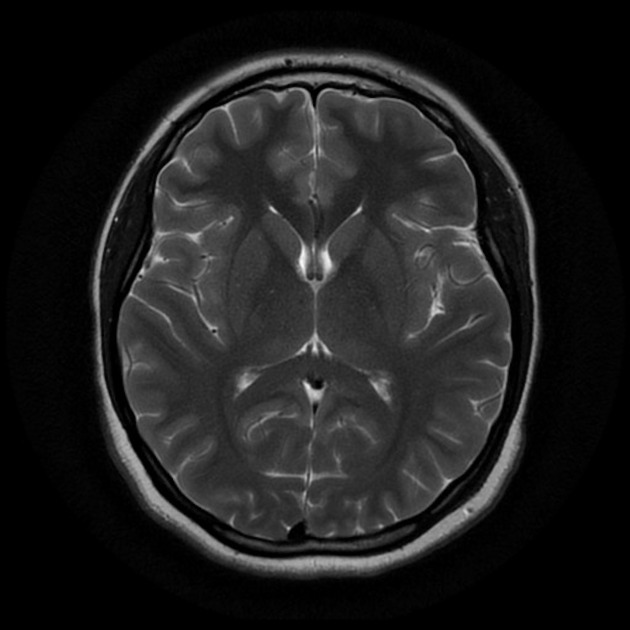
#> input picture dataset/normal/1 no.jpeg, 630 x 630 px; its folder holds only this picture in this run
$ jupyter execute --allow-errors percobaan3.ipynb   (older library calls are emulated)
#> lines starting #> are read from the running program, lines starting #| are printed output that depends on the picture
## IMPORT LIBRARY

Blok kode di bawah ini bertujuan untuk mempersiapkan lingkungan Python guna menjalankan proyek Pengolahan Citra Digital (PCD) dan Machine Learning: pertama, `import os` untuk mengakses sistem file dan memuat dataset, serta `import cv2 as cv` (OpenCV) untuk membaca, mengubah ukuran, dan memproses citra; kemudian `import numpy as np` untuk komputasi numerik pada array citra dan `import pandas as pd` untuk manipulasi data tabular seperti metadata atau hasil ekstraksi fitur; selanjutnya `import matplotlib.pyplot as plt` dan `import seaborn as sns` untuk visualisasi dasar (menampilkan citra, grafik) dan grafik statistik yang lebih informatif; setelah itu, dari `sklearn.model_selection` diimpor `train_test_split` untuk memisahkan data latih dan uji, serta `cross_val_predict` untuk validasi silang, sementara dari `sklearn.metrics` diimpor `accuracy_score`, `classification_report`, `confusion_matrix`, `ConfusionMatrixDisplay`, `precision_score`, `recall_score`, dan `f1_score` untuk mengukur dan menampilkan performa model klasifikasi; model yang digunakan meliputi `RandomForestClassifier` (dari `sklearn.ensemble`), `SVC` (dari `sklearn.svm`), dan `KNeighborsClassifier` (dari `sklearn.neighbors`); terakhir, untuk ekstraksi fitur tekstur, `graycomatrix` dan `graycoprops` dari `skimage.feature` menghitung matriks ko-occurrence dan properti teksturnya, serta `entropy` dari `scipy.stats` menghitung nilai entropi sebagai fitur tambahan.```

[cell 1]
import os
import cv2 as cv
import matplotlib.pyplot as plt
import numpy as np
import pandas as pd
from sklearn.model_selection import train_test_split, cross_val_predict
from sklearn.metrics import accuracy_score, classification_report
from skimage.feature import graycomatrix, graycoprops
from scipy.stats import entropy
from sklearn.ensemble import RandomForestClassifier
from sklearn.svm import SVC
from sklearn.neighbors import KNeighborsClassifier
from sklearn.metrics import accuracy_score, precision_score, recall_score, f1_score, confusion_matrix, classification_report
from sklearn.metrics import (confusion_matrix, ConfusionMatrixDisplay)
import seaborn as sns
from collections import Counter

## Data Loading

Buat struktur folder dataset sebagai berikut:
```
.
└──dataset
    ├── label1
	├── image1.jpg
	├── image2.jpg
	└── image3.jpg
    ├── label2
    └── label3
    └── dst...
```

Kode ini melakukan penelusuran (traversal) pada folder `dataset\` untuk menemukan setiap sub‐folder (misalnya `normal` dan `tumor`) dan di dalamnya mengambil semua file citra; setiap citra kemudian dibaca menggunakan OpenCV (`cv.imread`), dikonversi ke tipe data `uint8`, diubah menjadi skala abu‐abu (`cv.cvtColor(img, cv.COLOR_BGR2GRAY)`), dan di‐resize ke ukuran 256×256 piksel dengan fungsi `resize`; selanjutnya, citra yang telah diproses ditambahkan ke list `data`, labelnya (nama sub‐folder) ditambahkan ke list `labels`, dan nama file (dengan ekstensi) ditambahkan ke list `file_name`; setelah seluruh folder selesai diproses, list `data` dan `labels` diubah menjadi array NumPy sehingga siap digunakan untuk keperluan machine learning atau analisis lebih lanjut.

[cell 2]
data = []
labels = []
file_name = []

dataset_path = "dataset/"

for sub_folder in os.listdir(dataset_path):
    full_path = os.path.join(dataset_path, sub_folder)

    if not os.path.isdir(full_path):
        continue  # Lewati jika bukan folder

    sub_folder_files = os.listdir(full_path)
    for i, filename in enumerate(sub_folder_files):
        img_path = os.path.join(full_path, filename)
        img = cv.imread(img_path)
#> img is the input picture: shape (630, 630, 3); min 0, max 248, mean 29.7
        if img is not None:
            img = cv.cvtColor(img, cv.COLOR_BGR2GRAY)
#> img: shape (630, 630)
            img = cv.resize(img, (256, 256))  # Resize ke ukuran tetap
#> img: shape (256, 256)
            img = img.astype(np.uint8)

            data.append(img)
            labels.append(sub_folder)
            name = os.path.splitext(filename)[0]
            file_name.append(filename)

data = np.array(data)
labels = np.array(labels)

## BASE LINE

Baseline merupakan tahap preprocessing awal yang bertujuan untuk menyeragamkan seluruh citra sebelum diproses lebih lanjut. Pada tahap ini, setiap gambar dikonversi menjadi citra grayscale dan diubah ukurannya menjadi 128×128 piksel. Konversi ke grayscale dilakukan karena informasi yang digunakan pada proses ekstraksi tekstur lebih berfokus pada intensitas piksel daripada informasi warna, sehingga jumlah data yang harus diproses menjadi lebih sedikit tanpa menghilangkan karakteristik tekstur yang penting.

Selain itu, proses resize ke ukuran yang sama membantu menjaga konsistensi antar citra. Dataset sering kali terdiri dari gambar dengan resolusi yang berbeda-beda, sehingga dapat memengaruhi hasil ekstraksi fitur apabila tidak diseragamkan terlebih dahulu. Dengan ukuran 128×128 piksel, citra tetap mampu mempertahankan detail tekstur yang dibutuhkan, namun dengan beban komputasi yang lebih ringan dibandingkan menggunakan ukuran asli. Oleh karena itu, tahap baseline ini menjadi fondasi penting agar proses preprocessing, ekstraksi fitur GLCM, dan klasifikasi dapat berjalan secara lebih stabil dan menghasilkan representasi data yang lebih konsisten.

[cell 3]
def baseline(img):
    if len(img.shape) == 3:  # kalau RGB/BGR
        img = cv.cvtColor(img, cv.COLOR_BGR2GRAY)

    img = cv.resize(img, (128, 128))
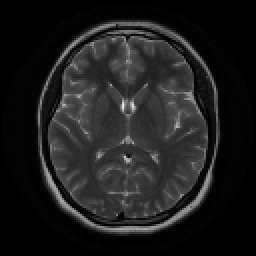
#> img: shape (128, 128) (shown 2 times larger); min 0, max 230, mean 29.7
    return img

# apply ke semua data
dataPreprocessed = [baseline(img) for img in data]
#> dataPreprocessed = 1 item

## TAMPILKAN DATA

[cell 4]
# ambil index berdasarkan label
normal_indx = [i for i, l in enumerate(labels) if l.lower() == "normal"]
tumor_indx = [i for i, l in enumerate(labels) if l.lower() == "tumor"]

# ambil hanya 1 sample dari masing-masing label
normal_indx = normal_indx[:1]
tumor_indx = tumor_indx[:1]

# gabungkan kedua label untuk ditampilkan bersama
all_idxs = normal_indx + tumor_indx
all_labels = ["Normal"] * len(normal_indx) + ["Tumor"] * len(tumor_indx)

def show_sample_images(idxs, labels, title):
#> called with title = 'Sample Images: Normal vs Tumor'
    fig, axs = plt.subplots(1, 2, figsize=(10, 5))  # 1 baris, 2 kolom
    fig.suptitle(title, fontsize=16)

    for i in range(len(idxs)):
        axs[i].imshow(dataPreprocessed[idxs[i]], cmap='gray')
        axs[i].set_title(labels[i])
        axs[i].axis('off')

    plt.tight_layout()
    plt.subplots_adjust(top=0.88)
    plt.show()

# tampilkan
show_sample_images(all_idxs, all_labels, "Sample Images: Normal vs Tumor")

## MENAMPILKAN JUMLAH DATA

Pada tahap ini dilakukan pengecekan jumlah keseluruhan citra, jumlah kelas yang tersedia, serta distribusi data pada masing-masing kelas. Informasi ini memberikan gambaran awal mengenai kondisi dataset dan membantu memastikan bahwa seluruh data berhasil dimuat dengan baik ke dalam sistem.

[cell 5]
from collections import Counter

# -----------------------------
# 1. Menampilkan Jumlah Data
print("Jumlah total gambar:", len(data))
#| Jumlah total gambar: 1
print("Jumlah kelas:", len(np.unique(labels)))
print("Distribusi per kelas:", Counter(labels))

## DISTRIBUSI KELAS

Tahap distribusi kelas dilakukan untuk melihat penyebaran jumlah data pada setiap kategori yang terdapat dalam dataset. Melalui visualisasi ini, dapat diketahui apakah setiap kelas memiliki jumlah sampel yang relatif seimbang atau terdapat kelas tertentu yang memiliki jumlah data lebih banyak dibandingkan kelas lainnya. Informasi tersebut penting karena distribusi data yang tidak seimbang dapat memengaruhi kemampuan model dalam mempelajari karakteristik masing-masing kelas.

Visualisasi distribusi kelas juga membantu proses pemahaman dataset secara lebih cepat dan mudah. Dengan menampilkan jumlah data dalam bentuk grafik, perbedaan jumlah sampel antar kelas dapat terlihat secara langsung tanpa perlu melakukan pemeriksaan data secara manual. Tahap ini menjadi langkah awal untuk memastikan bahwa seluruh data telah terbaca dengan benar dan siap digunakan pada proses berikutnya.

[cell 6]
# Mengubah list labels menjadi pandas Series untuk memudahkan penghitungan
label_series = pd.Series(labels)

# Menghitung jumlah kemunculan setiap label
label_counts = label_series.value_counts()

# Membuat diagram batang
plt.figure(figsize=(8, 6))
sns.barplot(x=label_counts.index, y=label_counts.values)
plt.title('Distribusi Jumlah Data per Label')
plt.xlabel('Label Kelas')
plt.ylabel('Jumlah Citra')
plt.show()
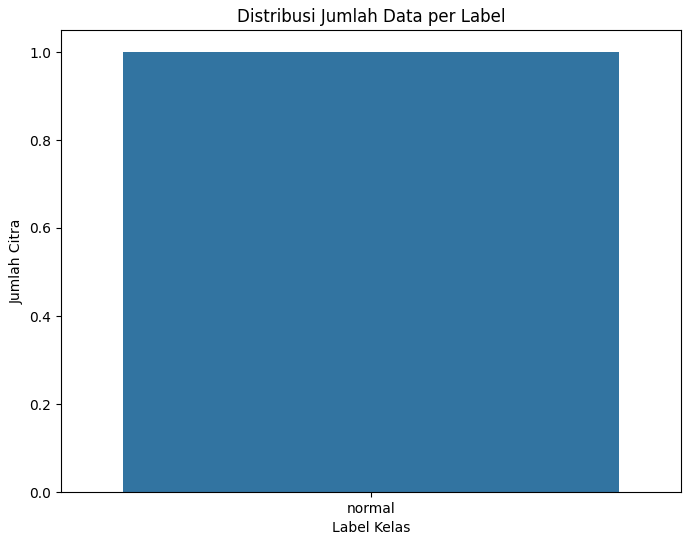
#> figure drawn by matplotlib, 1 panel

# Menampilkan jumlah data dan label secara keseluruhan
print(f"Total jumlah citra dalam dataset: {len(data)}")
#| Total jumlah citra dalam dataset: 1
print(f"Total jumlah label dalam dataset: {len(labels)}")
print(f"Jumlah kelas unik: {len(label_counts)}")
print("\nJumlah citra per kelas:")
print(label_counts)

# Mendapatkan indeks untuk kelas 'normal' dan 'tumor'
normal_indices = np.where(labels == 'normal')[0]
tumor_indices = np.where(labels == 'tumor')[0]

# Mengambil 5 sampel acak jika jumlahnya lebih dari 5, atau semua sampel jika kurang dari 5
num_samples_to_show = 5
if len(normal_indices) >= num_samples_to_show:
    sample_normal_indices = np.random.choice(normal_indices, num_samples_to_show, replace=False)
else:
    sample_normal_indices = normal_indices

if len(tumor_indices) >= num_samples_to_show:
    sample_tumor_indices = np.random.choice(tumor_indices, num_samples_to_show, replace=False)
else:
    sample_tumor_indices = tumor_indices

# Menggabungkan indeks sampel
sample_indices = np.concatenate((sample_normal_indices, sample_tumor_indices))

# Menampilkan citra sampel
plt.figure(figsize=(20, 10))
plt.suptitle('Sampel Citra dari Dataset (Grayscale 256x256)', fontsize=16)
for i, index in enumerate(sample_indices):
    plt.subplot(2, num_samples_to_show, i + 1)
    plt.imshow(data[index], cmap='gray') # Menampilkan citra grayscale
    plt.title(f"Label: {labels[index]}\nFile: {file_name[index]}")
    plt.axis('off')
plt.tight_layout(rect=[0, 0, 1, 0.96]) # Menyesuaikan layout agar supertitle tidak tumpang tindih
plt.show()

## Data Preparation

### Define Preprocessing Function
Pada tahap ini dibuat sebuah fungsi preprocessing yang berisi serangkaian langkah pengolahan citra yang akan diterapkan secara konsisten pada seluruh gambar dalam dataset. Penggunaan fungsi khusus membuat proses preprocessing menjadi lebih terstruktur karena setiap citra akan melalui tahapan yang sama tanpa perlu menuliskan kode berulang kali. Selain membuat kode lebih ringkas, pendekatan ini juga membantu menjaga konsistensi hasil pengolahan data.

## KERNEL SHARP DAN MORP
Pada tahap ini ditentukan dua kernel yang akan digunakan dalam proses preprocessing, yaitu kernel sharpening dan kernel morfologi. Kernel sharpening yang digunakan berukuran 3×3 dengan nilai pusat sebesar 9 dan nilai di sekelilingnya -1. Konfigurasi ini bertujuan untuk memperkuat perbedaan intensitas antar piksel sehingga tepi objek dan pola tekstur pada citra menjadi lebih jelas. Pemilihan kernel 3×3 cukup efektif karena mampu meningkatkan detail citra tanpa menghasilkan perubahan yang terlalu agresif yang berpotensi menambah noise.

Setelah proses penajaman, citra diproses menggunakan kernel morfologi berbentuk matriks 3×3 yang seluruh elemennya bernilai 1. Kernel ini digunakan sebagai structuring element dalam operasi morfologi untuk memperbaiki bentuk objek pada citra. Ukuran 3×3 dipilih karena mampu menghilangkan gangguan kecil pada citra sekaligus tetap mempertahankan detail penting dari objek yang diamati. Kernel yang terlalu besar berisiko menghilangkan informasi tekstur, sedangkan kernel yang terlalu kecil sering kali kurang efektif dalam membersihkan citra.

Kombinasi kedua kernel tersebut memberikan hasil yang saling melengkapi. Kernel sharpening membantu memperjelas pola tekstur yang akan dianalisis menggunakan GLCM, sedangkan kernel morfologi membantu memperbaiki struktur objek dan mengurangi gangguan yang tidak diperlukan. Dengan demikian, citra yang dihasilkan menjadi lebih bersih, detail teksturnya lebih terlihat, dan lebih siap untuk menghasilkan fitur yang representatif pada tahap ekstraksi fitur.

[cell 7]
# --- 1. KERNEL ---
kernelSharpening = np.array([
    [ 0, -1,  0 ],
    [-1,  5, -1 ],
    [ 0, -1,  0 ]
])

kernelMorfologi = np.array([
    [1, 1, 1],
    [1, 1, 1],
    [1, 1, 1]
], dtype=np.uint8)

  ## METODE DILASI
Proses dilasi merupakan salah satu operasi morfologi yang digunakan untuk memperluas area objek pada citra. Pada tahap ini, setiap piksel akan diproses menggunakan kernel morfologi berukuran 3×3 yang telah didefinisikan sebelumnya. Operasi ini menyebabkan area objek menjadi sedikit lebih besar sehingga bagian-bagian yang terputus atau celah kecil pada objek dapat tertutupi.

Penggunaan dilasi cukup bermanfaat setelah proses sharpening karena dapat memperkuat bentuk objek yang menjadi fokus analisis. Terkadang terdapat bagian tepi objek yang tipis atau kurang jelas akibat variasi pencahayaan maupun tekstur citra. Dengan dilasi, area tersebut dapat dipertegas sehingga bentuk objek menjadi lebih utuh dan mudah dikenali.

Kernel berukuran 3×3 dipilih karena mampu memberikan efek perluasan yang cukup tanpa mengubah bentuk objek secara berlebihan. Ukuran kernel yang lebih besar memang dapat mempercepat proses perluasan area objek, tetapi berisiko menghilangkan detail penting dan menyebabkan objek yang berdekatan saling menyatu. Oleh karena itu, kernel 3×3 sering digunakan karena memberikan keseimbangan antara perbaikan struktur objek dan pelestarian detail citra.

Hasil dari proses dilasi adalah citra dengan objek yang lebih tegas dan memiliki area yang lebih solid. Kondisi ini membantu menghasilkan representasi tekstur yang lebih stabil sehingga fitur yang diekstraksi pada tahap selanjutnya dapat menggambarkan karakteristik citra dengan lebih baik.

[cell 8]
def dilasi(image, kernel):
    height, width = image.shape
    k_height, k_width = kernel.shape
    pad_h, pad_w = k_height // 2, k_width // 2
    padded = np.pad(image, ((pad_h, pad_h), (pad_w, pad_w)), mode='constant', constant_values=0)
    hasil = np.zeros_like(image)
    for i in range(height):
        for j in range(width):
            region = padded[i:i+k_height, j:j+k_width]
            hasil[i, j] = np.max(region[kernel == 1])
    return hasil

## METODE EROSI
Setelah proses dilasi, dilakukan operasi erosi untuk mengurangi atau mengikis bagian tepi objek pada citra. Erosi bekerja menggunakan kernel morfologi yang sama, yaitu berukuran 3×3, dengan cara menghapus piksel-piksel pada batas objek sesuai bentuk structuring element yang digunakan. Proses ini bertujuan untuk menghilangkan bagian-bagian kecil yang tidak diinginkan serta memperhalus bentuk objek.

Penggunaan erosi setelah dilasi merupakan kombinasi yang cukup umum dalam pengolahan citra. Dilasi sebelumnya memperluas area objek dan menutup celah-celah kecil, sedangkan erosi membantu mengembalikan ukuran objek agar tidak menjadi terlalu besar. Dengan cara ini, objek yang dihasilkan tetap memiliki bentuk yang lebih utuh namun tidak mengalami pelebaran berlebihan akibat proses dilasi.

Kernel 3×3 dipilih karena mampu memberikan efek pengikisan yang cukup ringan sehingga detail penting pada objek tetap terjaga. Jika kernel yang digunakan terlalu besar, sebagian informasi tekstur dan bentuk objek dapat hilang. Sebaliknya, kernel yang terlalu kecil sering kali kurang efektif dalam mengurangi gangguan atau memperbaiki bentuk objek.

Kombinasi dilasi dan erosi pada tahap preprocessing membantu menghasilkan citra yang lebih bersih dan stabil. Celah-celah kecil pada objek dapat diperbaiki oleh dilasi, sementara erosi membantu mempertahankan ukuran dan bentuk objek agar tetap proporsional. Hasil akhir dari proses ini adalah citra dengan struktur objek yang lebih jelas dan lebih siap untuk menghasilkan fitur tekstur yang akurat pada tahap ekstraksi fitur GLCM.

[cell 9]
def erosi(image, kernel):
    height, width = image.shape
    k_height, k_width = kernel.shape
    pad_h, pad_w = k_height // 2, k_width // 2
    padded = np.pad(image, ((pad_h, pad_h), (pad_w, pad_w)), mode='constant', constant_values=0)
    hasil = np.zeros_like(image)
    for i in range(height):
        for j in range(width):
            region = padded[i:i+k_height, j:j+k_width]
            hasil[i, j] = np.min(region[kernel == 1])
    return hasil

## METODE CLOSING ( DILASI -> EROSI)
Operasi closing merupakan salah satu teknik morfologi yang dilakukan dengan menggabungkan proses dilasi terlebih dahulu, kemudian dilanjutkan dengan erosi menggunakan kernel yang sama, yaitu 3×3. Tujuan utama dari metode ini adalah untuk menutup celah-celah kecil, lubang kecil di dalam objek, serta memperbaiki bagian tepi objek yang belum tersambung dengan sempurna.

Penggunaan closing sangat bermanfaat ketika objek pada citra masih memiliki area yang terputus atau terdapat bagian kosong kecil yang seharusnya menjadi satu kesatuan. Proses dilasi pada tahap awal membantu memperluas area objek dan menutup celah tersebut, sedangkan erosi yang dilakukan setelahnya mengembalikan ukuran objek agar tidak menjadi terlalu besar. Hasilnya, objek menjadi lebih utuh tanpa mengalami perubahan bentuk yang signifikan.

[cell 10]
def closing(image, kernel):
    return erosi(dilasi(image, kernel), kernel)

## METODE OPENING -> (EROSI -> DILASI)
Operasi opening merupakan operasi morfologi yang dilakukan dengan urutan erosi terlebih dahulu kemudian dilanjutkan dengan dilasi menggunakan kernel berukuran 3×3. Berbeda dengan closing yang berfokus pada penutupan celah kecil, opening lebih ditujukan untuk menghilangkan objek-objek kecil atau noise yang tidak diinginkan pada citra tanpa merusak bentuk utama objek yang menjadi fokus analisis.

Pada tahap erosi, piksel-piksel kecil yang berada di sekitar tepi objek atau noise berukuran kecil akan dikurangi sehingga gangguan pada citra dapat diminimalkan. Setelah itu, proses dilasi dilakukan untuk mengembalikan ukuran objek utama yang sebelumnya sedikit menyusut akibat erosi. Kombinasi kedua proses ini menghasilkan citra yang lebih bersih tanpa kehilangan struktur penting dari objek utama.

[cell 11]
def opening(image, kernel):
    return dilasi(erosi(image, kernel), kernel)

## METODE PERCOBAAN 3
Pada percobaan ini, preprocessing dilakukan dengan mengombinasikan metode opening dan closing setelah citra melalui tahap baseline. Tahap baseline berfungsi untuk menyeragamkan ukuran citra menjadi 128×128 piksel serta mengubah citra menjadi grayscale sehingga proses pengolahan berikutnya dapat dilakukan secara lebih konsisten.

Setelah itu, citra diproses menggunakan metode opening dengan kernel morfologi berukuran 3×3. Metode ini terdiri dari proses erosi yang diikuti dilasi dan bertujuan untuk mengurangi noise atau objek-objek kecil yang tidak diinginkan pada citra. Dengan berkurangnya gangguan tersebut, tekstur utama pada citra menjadi lebih jelas dan tidak terlalu dipengaruhi oleh piksel-piksel yang tidak relevan.

Tahap berikutnya adalah closing, yaitu kombinasi dilasi yang diikuti erosi menggunakan kernel yang sama. Setelah noise kecil berhasil dikurangi oleh proses opening, metode closing digunakan untuk menutup celah-celah kecil atau area yang belum tersambung sempurna pada objek. Proses ini membantu menghasilkan struktur objek yang lebih utuh dan lebih konsisten.

Urutan opening kemudian closing dipilih karena kedua metode tersebut memiliki fungsi yang saling melengkapi. Opening berperan membersihkan citra dari gangguan berukuran kecil, sedangkan closing membantu memperbaiki bentuk objek yang mungkin masih memiliki celah atau ketidakteraturan setelah proses pembersihan. Kombinasi ini menghasilkan citra yang lebih bersih dan memiliki struktur objek yang lebih stabil sehingga karakteristik tekstur yang diekstraksi pada tahap GLCM dapat merepresentasikan kondisi citra dengan lebih baik.

[cell 12]
def percobaan3(img):
    img_base = baseline(img)
    img_opened = opening(img_base, kernelMorfologi)
    img_closed = closing(img_opened, kernelMorfologi)

    return img_closed

### Preprocessing
Pada tahap ini, seluruh citra yang telah berhasil dimuat ke dalam dataset diproses menggunakan fungsi percobaan3() yang telah didefinisikan sebelumnya. Setiap gambar akan melalui rangkaian preprocessing yang terdiri dari proses baseline (grayscale dan resize 128×128 piksel), dilanjutkan dengan operasi opening dan closing menggunakan kernel morfologi 3×3. Tujuan utama dari proses ini adalah menghasilkan citra yang lebih seragam dan memiliki kualitas yang lebih baik sebelum memasuki tahap ekstraksi fitur.

Proses preprocessing dilakukan secara berulang menggunakan perulangan (loop) sehingga seluruh data dapat diproses secara otomatis tanpa perlu mengolah setiap citra secara manual. Hasil dari setiap proses preprocessing kemudian disimpan ke dalam variabel dataPreprocessed. Pendekatan ini membuat seluruh dataset memiliki perlakuan yang sama, sehingga karakteristik citra menjadi lebih konsisten dan dapat mengurangi variasi yang disebabkan oleh perbedaan ukuran maupun gangguan pada citra asli.

Setelah seluruh citra selesai diproses, data hasil preprocessing dikonversi menjadi NumPy Array. Bentuk penyimpanan ini dipilih karena lebih efisien untuk pengolahan data numerik dan kompatibel dengan berbagai proses analisis selanjutnya, termasuk ekstraksi fitur GLCM dan pelatihan model klasifikasi. Selain itu, ukuran data yang ditampilkan melalui dataPreprocessed.shape digunakan untuk memastikan bahwa seluruh citra berhasil diproses dan tersimpan dengan benar.

Sebagai tahap verifikasi, satu sampel citra hasil preprocessing ditampilkan menggunakan visualisasi. Tampilan ini berguna untuk memastikan bahwa seluruh tahapan preprocessing telah berjalan sesuai harapan. Melalui visualisasi tersebut, dapat diamati apakah citra telah berhasil diubah menjadi grayscale, memiliki ukuran yang seragam, serta menunjukkan hasil perbaikan struktur objek setelah penerapan metode opening dan closing. Dengan demikian, kualitas data dapat diperiksa sebelum melanjutkan ke tahap ekstraksi fitur.

[cell 13]
dataPreprocessed = []
print("Memulai proses preprocessing...")

for i in range(len(data)):
    img_hasil = percobaan3(data[i])

    dataPreprocessed.append(img_hasil)
#> this loop made 1 pass
#> pass 1, in erosi, `padded = np.pad(image, ((pad_h, pad_h), (pad_w, pad_w)), mode='constan..`:
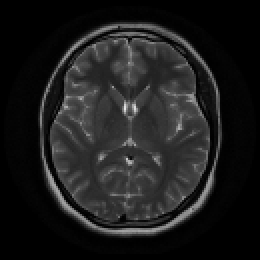
#> padded: shape (130, 130) (shown 2 times larger); min 0, max 230, mean 28.8
#> pass 1, in dilasi, `padded = np.pad(image, ((pad_h, pad_h), (pad_w, pad_w)), mode='constan..`:
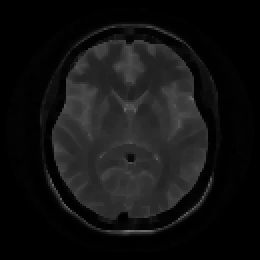
#> padded: shape (130, 130) (shown 2 times larger); min 0, max 119, mean 18.4
#> pass 1, in percobaan3, `img_opened = opening(img_base, kernelMorfologi)`:
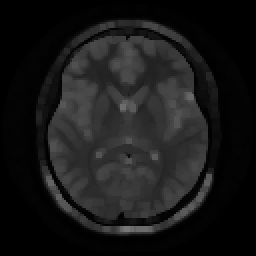
#> img_opened: shape (128, 128) (shown 2 times larger); min 0, max 119, mean 24.6

dataPreprocessed = np.array(dataPreprocessed)
print("Preprocessing Selesai! Ukuran data:", dataPreprocessed.shape)
#| Preprocessing Selesai! Ukuran data: (1, 128, 128)

# Tampilkan sampel
plt.imshow(dataPreprocessed[0], cmap='gray')
plt.title(f"Label: {labels[0]}")
plt.show()
#> (the rest of the program and of its run is left out)
